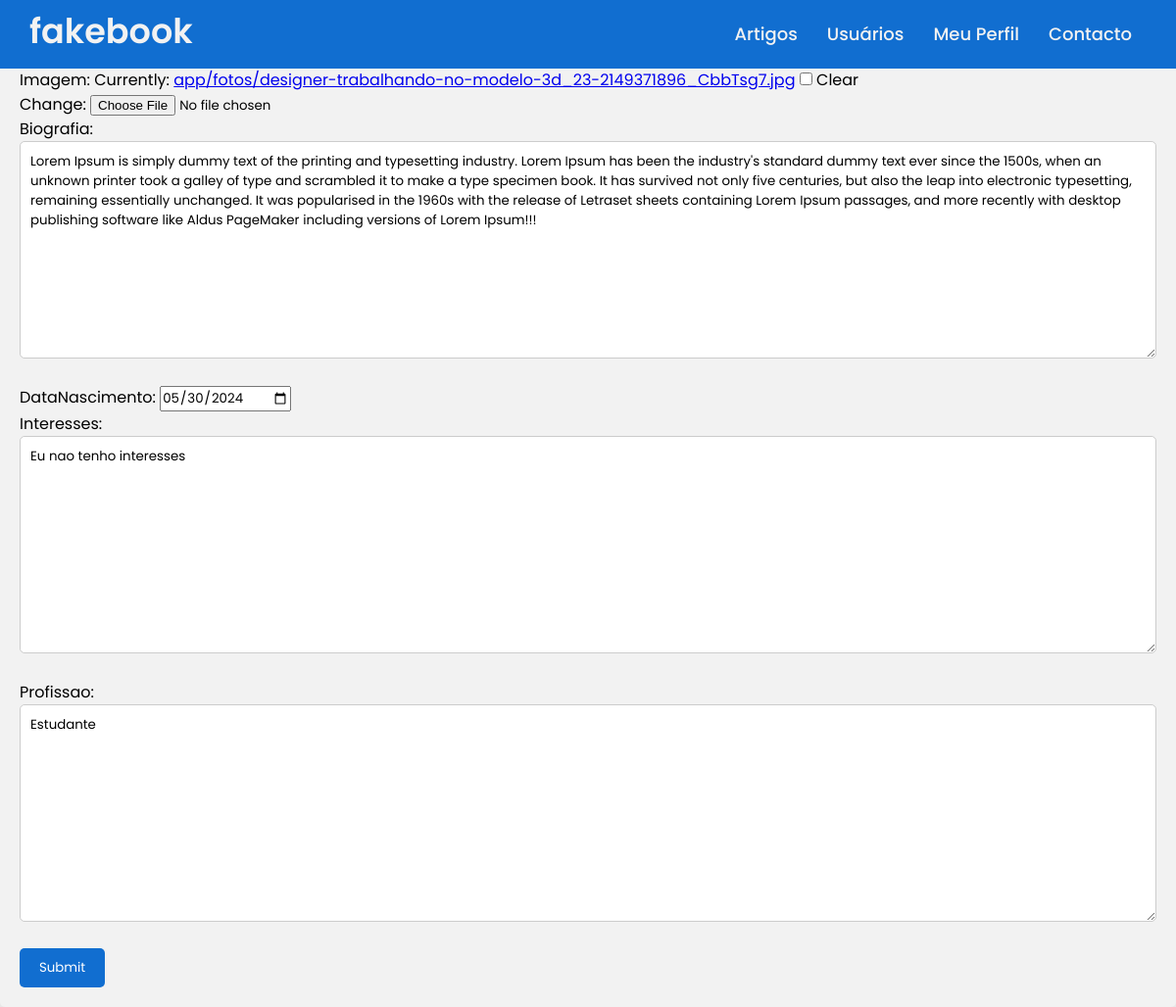
Page /BlogApp/editarUsuario (signed in) on the committed database.
### BlogApp/models.py (models this page shows)
class infoAdicionalUser(models.Model):
    user = models.ForeignKey(User, on_delete = models.CASCADE, related_name = 'infoAdicionalUser')
    imagem = models.ImageField(upload_to='app/fotos', null=True, blank=True)
    biografia = models.TextField(null=True, blank=True)
    dataNascimento = models.DateTimeField(auto_now = False, auto_now_add = False,null=True, blank=True)
    interesses = models.TextField()
    profissao = models.TextField()

### BlogApp/views.py (the view)
# urls.py: path('editarUsuario', views.edita_usuario_view, name = 'edita_usuario'),
def edita_usuario_view(request):
    info_adicional = infoAdicionalUser.objects.get(user = request.user)
    if request.POST:
        form = infoAdicionalUserForm(request.POST or None, request.FILES, instance=info_adicional,  user=request.user)
        if form.is_valid():
            form.save()
            return redirect('artigos:usuario', request.user.pk)
    else:
        form = infoAdicionalUserForm(instance=info_adicional,  user=request.user)
    context = {'form': form}
    return render(request, 'editaAutor.html', context)

### BlogApp/forms.py (shortened to what this page needs)
class infoAdicionalUserForm(forms.ModelForm):
    class Meta:
        model = infoAdicionalUser
        fields = ['imagem', 'biografia', 'dataNascimento', 'interesses', 'profissao']
        widgets = {
        'dataNascimento' : forms.DateInput(attrs = {'type':'date'})
        }
    def __init__(self, *args, **kwargs):
        self.user = kwargs.pop('user', None)  # Recebe o autor como argumento
        super().__init__(*args, **kwargs)

### BlogApp/templates/editaAutor.html (shortened to what this page needs)
{% extends "layout2.html" %}
{% block content %}
     <h3>Edita Artigo</h3>
     <form action="{% url 'artigos:edita_usuario'  %}" method="post" enctype='multipart/form-data'>
      {{ form.as_p }}
      <input type="submit">
    </form>
{% endblock %}

### BlogApp/static/blog/estilos.css (style rules this page uses)
* { margin: 0; padding: 0; box-sizing: border-box; font-family: 'Poppins', sans-serif; }
body { background: #e8e8e8; }
form { background-color: #f2f2f2; padding: 20px; border-radius: 5px; }
input[type="text"], input[type="email"], textarea { width: 100%; padding: 10px; margin-bottom: 20px; border: 1px solid #ccc; border-radius: 5px; box-sizing: border-box; }
input[type="submit"] { background-color:#116ed0; color: white; padding: 10px 20px; border: none; border-radius: 5px; cursor: pointer; }

### rows in the picture
infoAdicionalUser: biografia "Lorem Ipsum is simply dummy text of the printing and typesetting industry. Lorem Ipsum has been the industry's standard dummy text ever since the 1500s, when an unknown printer took a galley of type and scrambled it to make a type specimen book. It has survived not only five centuries, but also the leap into electronic typesetting, remaining essentially unchanged. It was popularised in the 1960s with the release of Letraset sheets containing Lorem Ipsum passages, and more recently with desktop publishing software like Aldus PageMaker including versions of Lorem Ipsum!!!", dataNascimento "05/30/2024", interesses "Eu nao tenho interesses", profissao "Estudante"
